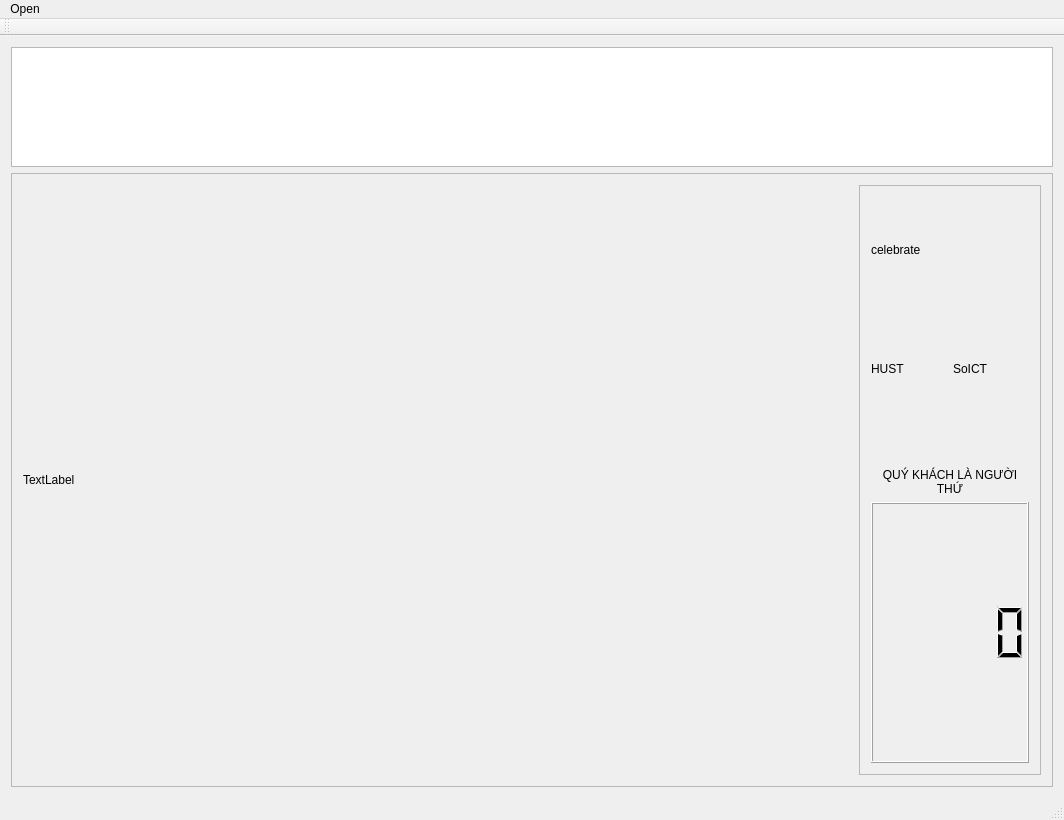
<?xml version="1.0" encoding="UTF-8"?>
<ui version="4.0">
 <class>MainWindow</class>
 <widget class="QMainWindow" name="MainWindow">
  <property name="geometry">
   <rect>
    <x>0</x>
    <y>0</y>
    <width>1064</width>
    <height>820</height>
   </rect>
  </property>
  <property name="maximumSize">
   <size>
    <width>1366</width>
    <height>870</height>
   </size>
  </property>
  <property name="windowTitle">
   <string>MainWindow</string>
  </property>
  <widget class="QWidget" name="centralWidget">
   <property name="enabled">
    <bool>true</bool>
   </property>
   <layout class="QVBoxLayout" name="verticalLayout">
    <item>
     <widget class="QGraphicsView" name="ImageView">
      <property name="sizePolicy">
       <sizepolicy hsizetype="Preferred" vsizetype="Maximum">
        <horstretch>0</horstretch>
        <verstretch>0</verstretch>
       </sizepolicy>
      </property>
      <property name="minimumSize">
       <size>
        <width>0</width>
        <height>120</height>
       </size>
      </property>
      <property name="maximumSize">
       <size>
        <width>16777215</width>
        <height>120</height>
       </size>
      </property>
      <property name="horizontalScrollBarPolicy">
       <enum>Qt::ScrollBarAsNeeded</enum>
      </property>
      <property name="sizeAdjustPolicy">
       <enum>QAbstractScrollArea::AdjustIgnored</enum>
      </property>
      <property name="alignment">
       <set>Qt::AlignLeading|Qt::AlignLeft|Qt::AlignVCenter</set>
      </property>
     </widget>
    </item>
    <item>
     <widget class="QFrame" name="frame">
      <property name="frameShape">
       <enum>QFrame::StyledPanel</enum>
      </property>
      <property name="frameShadow">
       <enum>QFrame::Raised</enum>
      </property>
      <layout class="QHBoxLayout" name="horizontalLayout">
       <item>
        <widget class="my_qlabel" name="cameraView">
         <property name="sizePolicy">
          <sizepolicy hsizetype="Expanding" vsizetype="Preferred">
           <horstretch>0</horstretch>
           <verstretch>0</verstretch>
          </sizepolicy>
         </property>
         <property name="minimumSize">
          <size>
           <width>0</width>
           <height>0</height>
          </size>
         </property>
         <property name="maximumSize">
          <size>
           <width>16777215</width>
           <height>648</height>
          </size>
         </property>
         <property name="text">
          <string>TextLabel</string>
         </property>
        </widget>
       </item>
       <item>
        <widget class="QFrame" name="frame_2">
         <property name="sizePolicy">
          <sizepolicy hsizetype="Preferred" vsizetype="Preferred">
           <horstretch>0</horstretch>
           <verstretch>0</verstretch>
          </sizepolicy>
         </property>
         <property name="minimumSize">
          <size>
           <width>180</width>
           <height>0</height>
          </size>
         </property>
         <property name="maximumSize">
          <size>
           <width>182</width>
           <height>16777215</height>
          </size>
         </property>
         <property name="frameShape">
          <enum>QFrame::StyledPanel</enum>
         </property>
         <property name="frameShadow">
          <enum>QFrame::Raised</enum>
         </property>
         <layout class="QVBoxLayout" name="verticalLayout_2">
          <item>
           <widget class="my_qlabel" name="celebrateLogo">
            <property name="minimumSize">
             <size>
              <width>160</width>
              <height>106</height>
             </size>
            </property>
            <property name="maximumSize">
             <size>
              <width>160</width>
              <height>106</height>
             </size>
            </property>
            <property name="text">
             <string>celebrate</string>
            </property>
           </widget>
          </item>
          <item>
           <layout class="QHBoxLayout" name="horizontalLayout_2">
            <item>
             <widget class="my_qlabel" name="hustLogo">
              <property name="sizePolicy">
               <sizepolicy hsizetype="Minimum" vsizetype="Minimum">
                <horstretch>0</horstretch>
                <verstretch>0</verstretch>
               </sizepolicy>
              </property>
              <property name="minimumSize">
               <size>
                <width>80</width>
                <height>120</height>
               </size>
              </property>
              <property name="maximumSize">
               <size>
                <width>16777215</width>
                <height>120</height>
               </size>
              </property>
              <property name="baseSize">
               <size>
                <width>80</width>
                <height>120</height>
               </size>
              </property>
              <property name="text">
               <string>HUST</string>
              </property>
             </widget>
            </item>
            <item>
             <widget class="my_qlabel" name="soictLogo">
              <property name="sizePolicy">
               <sizepolicy hsizetype="Minimum" vsizetype="Minimum">
                <horstretch>0</horstretch>
                <verstretch>0</verstretch>
               </sizepolicy>
              </property>
              <property name="minimumSize">
               <size>
                <width>80</width>
                <height>120</height>
               </size>
              </property>
              <property name="maximumSize">
               <size>
                <width>16777215</width>
                <height>120</height>
               </size>
              </property>
              <property name="baseSize">
               <size>
                <width>80</width>
                <height>120</height>
               </size>
              </property>
              <property name="text">
               <string>SoICT</string>
              </property>
              <property name="margin">
               <number>2</number>
              </property>
             </widget>
            </item>
           </layout>
          </item>
          <item>
           <widget class="QLabel" name="label">
            <property name="sizePolicy">
             <sizepolicy hsizetype="Preferred" vsizetype="Preferred">
              <horstretch>0</horstretch>
              <verstretch>0</verstretch>
             </sizepolicy>
            </property>
            <property name="minimumSize">
             <size>
              <width>6</width>
              <height>50</height>
             </size>
            </property>
            <property name="maximumSize">
             <size>
              <width>16777215</width>
              <height>61</height>
             </size>
            </property>
            <property name="text">
             <string>QUÝ KHÁCH LÀ NGƯỜI THỨ</string>
            </property>
            <property name="alignment">
             <set>Qt::AlignBottom|Qt::AlignHCenter</set>
            </property>
            <property name="wordWrap">
             <bool>true</bool>
            </property>
           </widget>
          </item>
          <item>
           <widget class="QLCDNumber" name="lcdNumber">
            <property name="sizePolicy">
             <sizepolicy hsizetype="Preferred" vsizetype="Preferred">
              <horstretch>0</horstretch>
              <verstretch>0</verstretch>
             </sizepolicy>
            </property>
           </widget>
          </item>
         </layout>
        </widget>
       </item>
      </layout>
     </widget>
    </item>
   </layout>
  </widget>
  <widget class="QToolBar" name="mainToolBar">
   <attribute name="toolBarArea">
    <enum>TopToolBarArea</enum>
   </attribute>
   <attribute name="toolBarBreak">
    <bool>false</bool>
   </attribute>
  </widget>
  <widget class="QStatusBar" name="statusBar"/>
  <widget class="QMenuBar" name="menuBar">
   <property name="geometry">
    <rect>
     <x>0</x>
     <y>0</y>
     <width>1064</width>
     <height>19</height>
    </rect>
   </property>
   <widget class="QMenu" name="menuOpen">
    <property name="title">
     <string>Open</string>
    </property>
    <addaction name="actionDefault_camera"/>
    <addaction name="actionIP_camera"/>
   </widget>
   <addaction name="menuOpen"/>
  </widget>
  <action name="actionDefault_camera">
   <property name="text">
    <string>Default camera</string>
   </property>
  </action>
  <action name="actionIP_camera">
   <property name="text">
    <string>IP camera</string>
   </property>
  </action>
 </widget>
 <layoutdefault spacing="6" margin="11"/>
 <customwidgets>
  <customwidget>
   <class>my_qlabel</class>
   <extends>QLabel</extends>
   <header location="global">my_qlabel.h</header>
  </customwidget>
 </customwidgets>
 <resources/>
 <connections/>
</ui>
